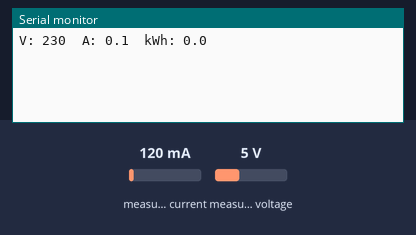
A sketch run on a simulated ESP8266 (NodeMCU). On the bench: the last lines printed to the serial monitor. The test bench sets the inputs (shaded band); at power-on: measured current 120 mA, measured voltage 5 V.

Above: at 1.2 s.
1.3 s: measured current set to 40 mA
4.3 s: measured voltage set to 0.3 V
At 5.4 s:
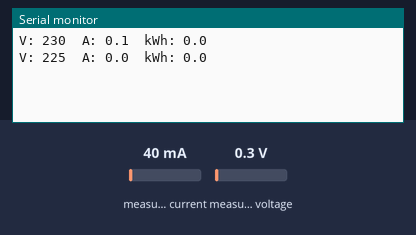
7.3 s: measured current set to 500 mA
At 10.8 s:
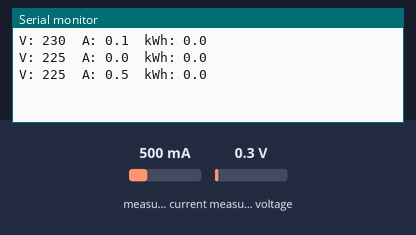
Timing chart, 0 to 12.3 s (numbered marks = the images above; inputs shaded):
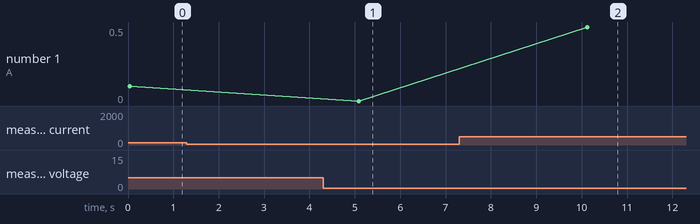

The sketch:

basic_setup.ino
```cpp
// Basic use for PZEM-004T with Arduino/ESP chip

#include<PZEM004Tv30.h>

/* Use software serial for the PZEM
    * Pin D6 (Connects to the RX pin on the PZEM)
    * Pin D5 (Connects to the TX pin on the PZEM)
*/
PZEM004Tv30 pzem(D6, D5);

void setup() {
    Serial.begin(115200);
}

void loop() {
    // Here are basic info
    float voltage = pzem.voltage();
    float current = pzem.current();
    float energy = pzem.energy();
    // We can print these numbers out
    Serial.printf("V: %.0f\tA: %.1f\tkWh: %.1f\n", voltage, current, energy);
    delay(5000);
}
```

Measured:
- after the input at 4.3 s, the serial monitor: prints a new line after 0.79 s (image 1)
- after the input at 7.3 s, the serial monitor: prints a new line after 2.8 s (image 2)
- plotted number 1: 0 → 0.5 after the input at 7.3 s
